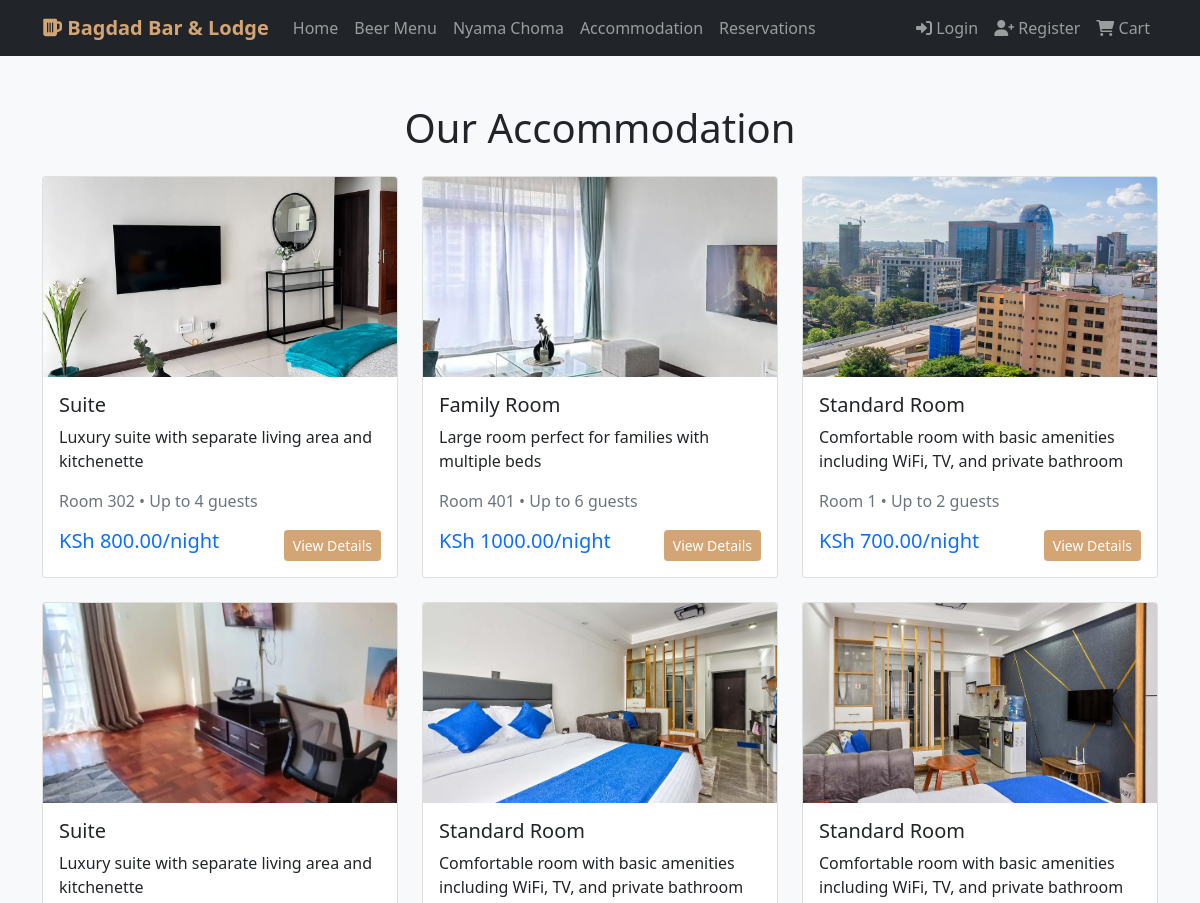
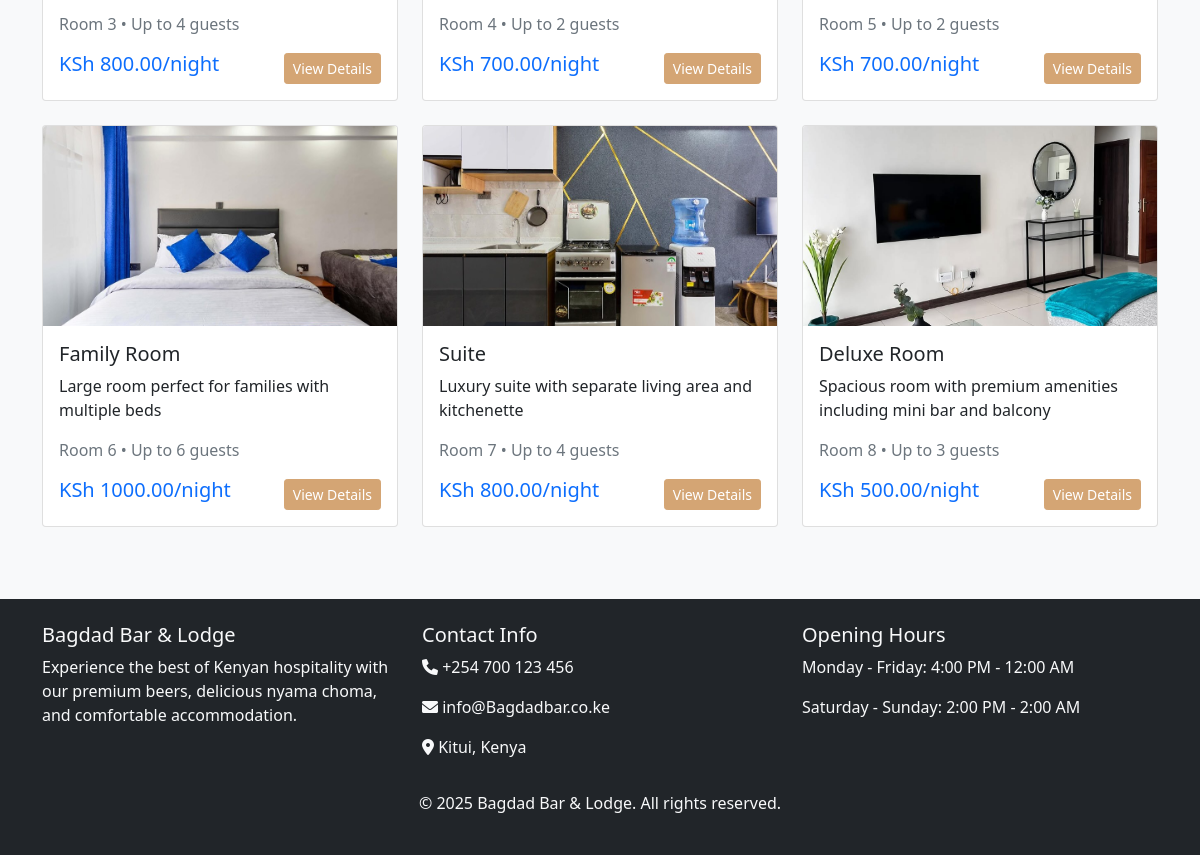
Screenshot of /accommodation/ with the database file from the repository (2 pictures, top to bottom).
### accommodation/models.py (models this page shows, shortened)
class Room(models.Model):
    room_number = models.CharField(max_length=10, unique=True)
    room_type = models.ForeignKey(RoomType, on_delete=models.CASCADE)
    is_available = models.BooleanField(default=True)
    amenities = models.TextField(help_text="List amenities separated by commas")
    image = models.ImageField(upload_to='rooms/', blank=True)

class RoomType(models.Model):
    name = models.CharField(max_length=100)
    description = models.TextField()
    base_price = models.DecimalField(max_digits=8, decimal_places=2)
    max_occupancy = models.IntegerField()

### accommodation/views.py (the view)
# urls.py: path('', views.accommodation_list, name='room_list'),
def accommodation_list(request):
    room_types = RoomType.objects.all()
    available_rooms = Room.objects.filter(is_available=True)
    context = {
        'room_types': room_types,
        'available_rooms': available_rooms,
    }
    return render(request, 'accommodation/room_list.html', context)

### templates/accommodation/room_list.html
{% extends 'base.html' %}
{% block content %}
<div class="container my-5">
    <h1 class="text-center mb-4">Our Accommodation</h1>
    <div class="row">
        {% for room in available_rooms %}
        <div class="col-md-4 mb-4">
            <div class="card h-100">
                {% if room.image %}
                    <img src="{{ room.image.url }}" class="card-img-top" alt="{{ room.room_type.name }}" style="height: 200px; object-fit: cover;">
                {% else %}
                    <div class="card-img-top bg-light d-flex align-items-center justify-content-center" style="height: 200px;">
                        <i class="fas fa-bed fa-3x text-muted"></i>
                    </div>
                {% endif %}
                <div class="card-body">
                    <h5 class="card-title">{{ room.room_type.name }}</h5>
                    <p class="card-text">{{ room.room_type.description }}</p>
                    <p class="text-muted">Room {{ room.room_number }} • Up to {{ room.room_type.max_occupancy }} guests</p>
                    <div class="d-flex justify-content-between align-items-center">
                        <span class="h5 text-primary">KSh {{ room.room_type.base_price }}/night</span>
                        <a href="{% url 'accommodation:room_detail' room.id %}" class="btn btn-primary btn-sm">View Details</a>
                    </div>
                </div>
            </div>
        </div>
        {% empty %}
        <div class="col-12 text-center">
            <p class="lead">No rooms available at the moment.</p>
            <a href="{% url 'bar_app:home' %}" class="btn btn-primary">Back to Home</a>
        </div>
        {% endfor %}
    </div>
</div>
{% endblock %}

### templates/base.html (style rules this page uses)
.btn-primary { background-color: #d4a574; border-color: #d4a574; }
body { background-color: #f8f9fa; }

### rows the page displays
Room: image (picture), room_type.name "Suite", room_type.description "Luxury suite with separate living area and kitchenette", room_number "302", room_type.max_occupancy "4", room_type.base_price "800.00"
Room: image (picture), room_type.name "Family Room", room_type.description "Large room perfect for families with multiple beds", room_number "401", room_type.max_occupancy "6", room_type.base_price "1000.00"
Room: image (picture), room_type.name "Standard Room", room_type.description "Comfortable room with basic amenities including WiFi, TV, and private bathroom", room_number "1", room_type.max_occupancy "2", room_type.base_price "700.00"
Room: image (picture), room_type.name "Suite", room_type.description "Luxury suite with separate living area and kitchenette", room_number "3", room_type.max_occupancy "4", room_type.base_price "800.00"
Room: image (picture), room_type.name "Standard Room", room_type.description "Comfortable room with basic amenities including WiFi, TV, and private bathroom", room_number "4", room_type.max_occupancy "2", room_type.base_price "700.00"
Room: image (picture), room_type.name "Standard Room", room_type.description "Comfortable room with basic amenities including WiFi, TV, and private bathroom", room_number "5", room_type.max_occupancy "2", room_type.base_price "700.00"
Room: image (picture), room_type.name "Family Room", room_type.description "Large room perfect for families with multiple beds", room_number "6", room_type.max_occupancy "6", room_type.base_price "1000.00"
Room: image (picture), room_type.name "Suite", room_type.description "Luxury suite with separate living area and kitchenette", room_number "7", room_type.max_occupancy "4", room_type.base_price "800.00"
Room: image (picture), room_type.name "Deluxe Room", room_type.description "Spacious room with premium amenities including mini bar and balcony", room_number "8", room_type.max_occupancy "3", room_type.base_price "500.00"
